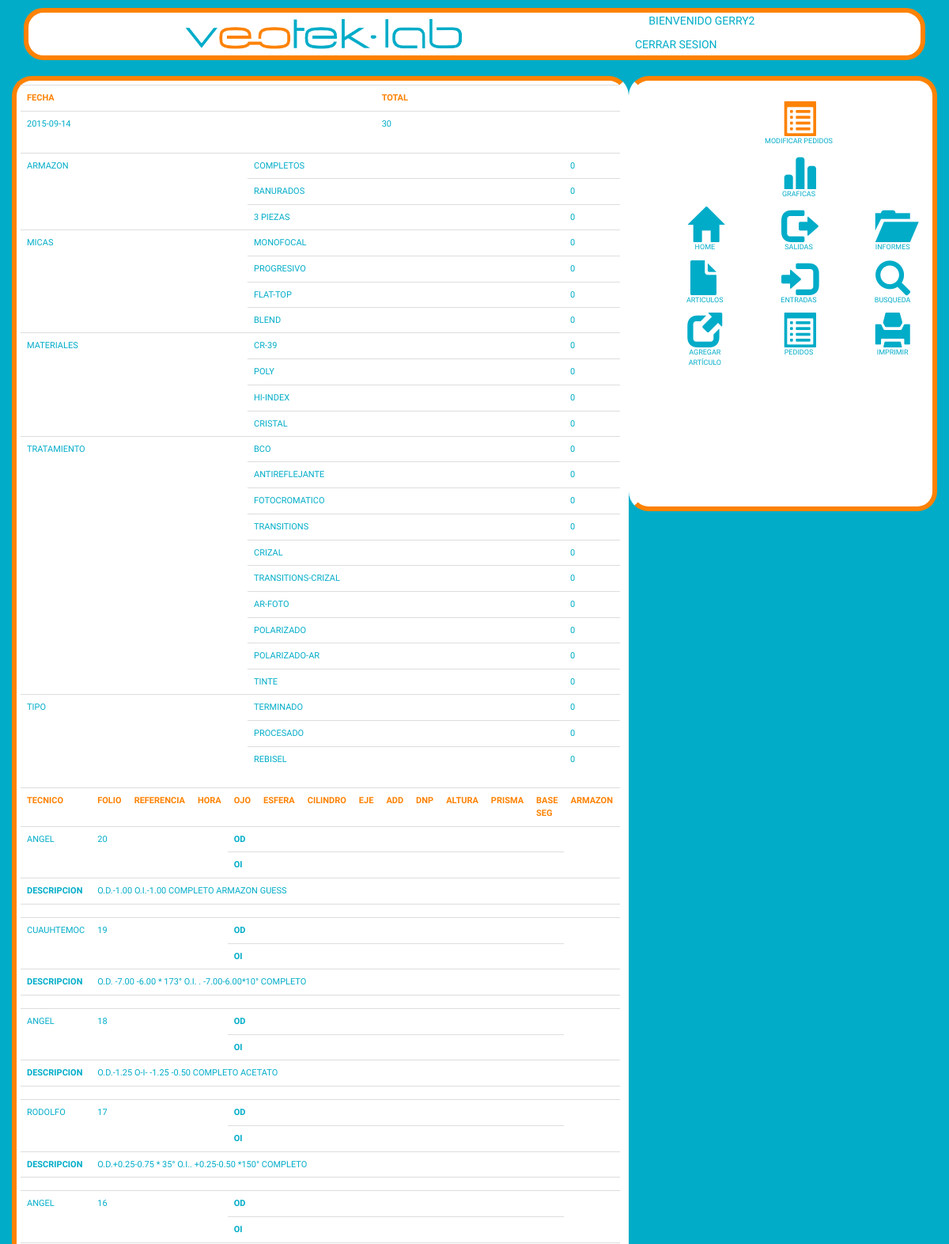
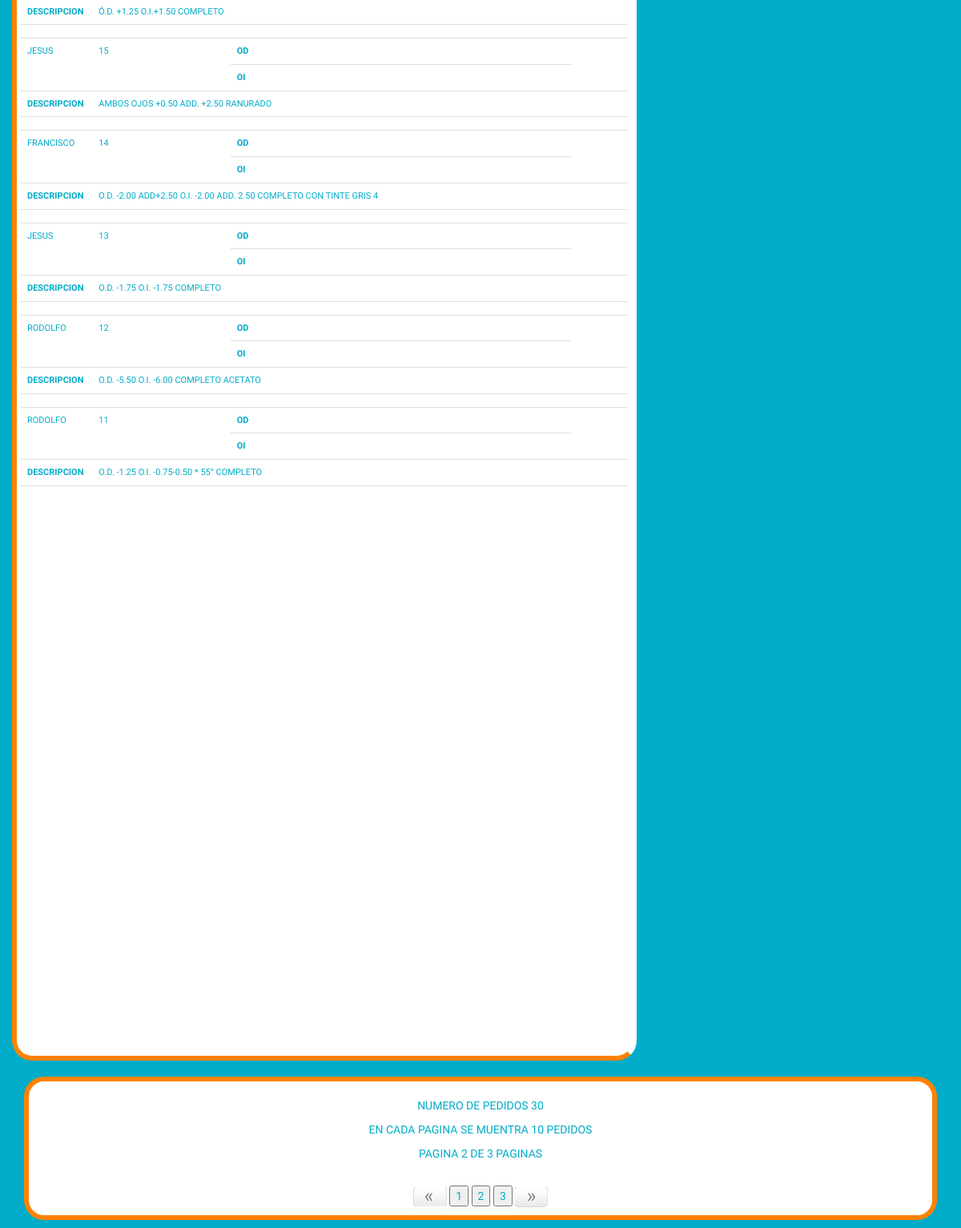
/lab/fechas.php?pagina=2&date=2015-09-14 (signed in), run on the app's committed database (2 pictures, top to bottom).
### tables this page shows
CREATE TABLE IF NOT EXISTS `pedido` (
  `idp` int(10) NOT NULL AUTO_INCREMENT,
  `folio` int(12) NOT NULL,
  `ref` varchar(10) DEFAULT NULL,
  `tecnico` varchar(10) NOT NULL,
  `ode1` varchar(10) DEFAULT NULL,
  `odc1` varchar(10) DEFAULT NULL,
  `odej1` varchar(10) DEFAULT NULL,
  `oda1` varchar(10) DEFAULT NULL,
  `odd1` varchar(10) DEFAULT NULL,
  `odal1` varchar(10) DEFAULT NULL,
  `odp1` varchar(10) DEFAULT NULL,
  `odb1` varchar(10) DEFAULT NULL,
  `oie2` varchar(10) DEFAULT NULL,
  `oic2` varchar(10) DEFAULT NULL,
  `oiej2` varchar(10) DEFAULT NULL,
  `oia2` varchar(10) DEFAULT NULL,
  `oid2` varchar(10) DEFAULT NULL,
  `oial2` varchar(10) DEFAULT NULL,
  `oip2` varchar(10) DEFAULT NULL,
  `oib2` varchar(10) DEFAULT NULL,
  `fecha` date NOT NULL,
  `hora` time DEFAULT NULL,
  `descripcion` varchar(500) DEFAULT NULL,
  `cantidad` int(11) DEFAULT NULL,
  `status` varchar(15) NOT NULL,
  `armazon` varchar(24) NOT NULL,
  `micas` varchar(24) NOT NULL,
  `materiales` varchar(16) NOT NULL,
  `tratamiento` varchar(32) NOT NULL,
  `tipo` varchar(16) NOT NULL,
  `ma` varchar(10) NOT NULL,
  `mb` varchar(10) NOT NULL,
  `med` varchar(10) NOT NULL,
  `mdbl` varchar(10) NOT NULL,
  `modificado` varchar(16) NOT NULL,
  `motivos` varchar(128) NOT NULL,
  PRIMARY KEY (`idp`)
);

### lab/fechas.php (the view, shortened to what the rows shown need)
<html>
<head>
<link rel="stylesheet" type="text/css" href="../css/bootstrap.min.css">
<link rel="stylesheet" type="text/css" href="css/lab.css">
<link rel="stylesheet" type="text/css" href="css/main.css">
<link rel="stylesheet" type="text/css" href="css/informes.css">
<link rel="stylesheet" href="css/print-report.css" type="text/css" media="print" />
</head>
<body>
	<div class="container">
		<div class="row">
			<div class="col-md-8 informes informe-total">
				<?php
				include('connection.php');
       			$fecha = $_GET['date'];
?>
				<table class="table">
					<tr>
						<th>Fecha</th>
						<th>Total</th>
					</tr>
				</table>
<?php
       			$consulta_noticias = "SELECT * FROM pedido where fecha='$fecha'";
				$rs_noticias = mysql_query($consulta_noticias, $con);
				$num_total_registros = mysql_num_rows($rs_noticias);
				if ($num_total_registros > 0) {
					$TAMANO_PAGINA = 10;
        			$pagina = false;
        			if (isset($_GET["pagina"]))
            		$pagina = $_GET["pagina"];
					if (!$pagina) {
						$inicio = 0;
						$pagina = 1;
					}
					else {
						$inicio = ($pagina - 1) * $TAMANO_PAGINA;
					}
				?>
				<?php
					$consulta = "SELECT * FROM pedido where fecha='$fecha'  order by folio desc  LIMIT ".$inicio."," . $TAMANO_PAGINA;
					$rs = mysql_query($consulta, $con); ?>
					<div class="table-responsive">
						<table class="table" >
  							<tr>
  								<th>Tecnico</th>
    							<th>Folio</th>
    							<th>Referencia</th>
    							<th>Hora</th>
    							<th>OJO</th>
    							<th>Esfera</th>
    							<th>Cilindro</th>
    							<th>Eje</th>
    							<th>Add</th>
    							<th>DNP</th>
    							<th>Altura</th>
    							<th>Prisma</th>
          						<th>Base seg</th>
          						<th>Armazon</th>
  							</tr>
				<?php 	while ($row = mysql_fetch_array($rs)) { ?>
							<tr>
				  				<td rowspan="2"><?php echo $row['tecnico']; ?></td>
    							<td rowspan="2"><?php echo $row['folio']; ?></td>
    							<td rowspan="2"><?php echo $row['ref']; ?></td>
    							<td rowspan="2"><?php echo $row['hora']; ?></td>
    							<td><b>OD</b></td>
    							<td><?php echo $row['ode1']; ?></td>
 	        					<td><?php echo $row['odc1']; ?></td>
 			    				<td><?php echo $row['odej1']; ?></td>
 			    				<td><?php echo $row['oda1']; ?></td>
 			    				<td><?php echo $row['odd1']; ?></td>
 			    				<td><?php echo $row['odal1']; ?></td>
 			    				<td><?php echo $row['odp1']; ?></td>
 			    				<td><?php echo $row['odb1']; ?></td>
 			    				<td rowspan="2"><?php echo $row['armazon']; ?></td>
  							</tr>
  							<tr>
    							<td><b>OI</b></td>
          						<td><?php echo $row['oie2']; ?></td>
 	        					<td><?php echo $row['oic2']; ?></td>
 			    				<td><?php echo $row['oiej2']; ?></td>
 			    				<td><?php echo $row['oia2']; ?></td>
          						<td><?php echo $row['oid2']; ?></td>
          						<td><?php echo $row['oial2']; ?></td>
          						<td><?php echo $row['oip2']; ?></td>
          						<td><?php echo $row['oib2']; ?></td>
  							</tr>
  							<tr>
          						<td><b>Descripcion</b></td>
  								<td colspan="17"><?php echo $row['descripcion']; ?> </td>
  							</tr>
        					<tr>
          						<td></td>
          						<td colspan="17"> </td>
        					</tr>
					<?php
						}
				?>
				</table>
				</div>
			</div>
		</div>
				<?php
				}
				?>
	</div>
</body>

### data on the page
pedido: tecnico "ANGEL", folio "20", descripcion "O.D.-1.00 O.I.-1.00 COMPLETO ARMAZON GUESS"
pedido: tecnico "CUAUHTEMOC", folio "19", descripcion "O.D. -7.00 -6.00 * 173° O.I. . -7.00-6.00*10° COMPLETO"
pedido: tecnico "ANGEL", folio "18", descripcion "O.D.-1.25 O-I- -1.25 -0.50 COMPLETO ACETATO"
pedido: tecnico "RODOLFO", folio "17", descripcion "O.D.+0.25-0.75 * 35° O.I.. +0.25-0.50 *150° COMPLETO"
pedido: tecnico "ANGEL", folio "16", descripcion "Ó.D. +1.25 O.I.+1.50 COMPLETO"
pedido: tecnico "JESUS", folio "15", descripcion "AMBOS OJOS +0.50 ADD. +2.50 RANURADO"
pedido: tecnico "FRANCISCO", folio "14", descripcion "O.D. -2.00 ADD+2.50 O.I. -2.00 ADD. 2.50 COMPLETO CON TINTE GRIS 4"
pedido: tecnico "JESUS", folio "13", descripcion "O.D. -1.75 O.I. -1.75 COMPLETO"
pedido: tecnico "RODOLFO", folio "12", descripcion "O.D. -5.50 O.I. -6.00 COMPLETO ACETATO"
pedido: tecnico "RODOLFO", folio "11", descripcion "O.D. -1.25 O.I. -0.75-0.50 * 55° COMPLETO"

### other printed values
$_SESSION[login] "GERRY2"
$fecha "2015-09-14"
$row['total'] "30"
$row['Completos'] "0"
$row['Ranurados'] "0"
$row['3Piezas'] "0"
$row['Monofocal'] "0"
$row['Progresivo'] "0"
$row['FlatTop'] "0"
$row['Blend'] "0"
$row['CR39'] "0"
$row['Poly'] "0"
$row['HIIndex'] "0"
$row['Cristal'] "0"
$row['BCO'] "0"
